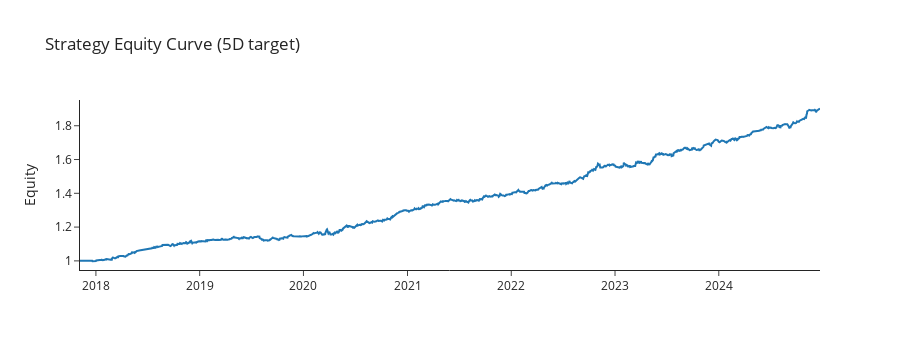

Write notebook code for a chart like this one.
### Markdown cell above
***
***
### 8 - Evaluation on Test Predictions (Backtest & Reporting)

We now **evaluate the test-set predictions** by running the execution-side backtest and reporting core portfolio stats.

**Inputs**
- `PRED_USE` – final test predictions (after train→test WF pipeline, lag/horizon ensembles, and post-prediction overlays).
- `px` – prices (`close`) for realized returns.
- Risk controls: ADV eligibility, per-name caps, leverage, turnover costs.

**Backtest logic**
- Rebalance per `REBALANCE_FREQ`, trade **next day** (as-of discipline), hold for `HOLDING_PERIOD` via rolling-mean overlap, apply **transaction costs**.
- Output: daily portfolio return `ret`, `turnover`, and cumulative `equity`.

**Reports**
- `perf_stats`: CAGR, annualized Vol, Sharpe, Max Drawdown, and sample size.
- Diagnostics: average gross exposure (∑|w|), average number of names held, average daily turnover.
- Plot: strategy equity curve (label reflects whether horizon-ensemble is used).
- If ADV eligibility or per-name caps are toggled, summarize their effective constraints.

### Code cell
px = df[['ticker','close']].copy()

bt_main, w_held_main = backtest(
    PRED_USE, px,
    long_short=LONG_SHORT,
    top_q=TOP_QUANTILE,
    freq=REBALANCE_FREQ,
    holding_period=HOLDING_PERIOD,
    tcost_bps=TCOST_BPS,
    eligibility=(ELIG_ADV if USE_ADV_ELIGIBILITY else None),
    per_name_cap=(PER_NAME_CAP if USE_PER_NAME_CAP else None),
    gross_leverage=GROSS_LEVERAGE,
    debug=False
)


bt_5d     = bt_main
w_held_5d = w_held_main

curve_title = 'Strategy Equity Curve (horizon-ensemble)' if USE_HORIZON_ENSEMBLE else 'Strategy Equity Curve (5D target)'
print_label = 'Perf (h-ens)' if USE_HORIZON_ENSEMBLE else 'Perf (5D target)'

print(f"{print_label}:", perf_stats(bt_main['ret']))
print("Avg |w| per day:", float(w_held_main.abs().sum(axis=1).mean()))
print("Avg names held:", float((w_held_main.abs() > 1e-12).sum(axis=1).mean()))
print("Avg daily turnover:", float(bt_main['turnover'].mean()))
plot_equity_curve(bt_main['equity'], title=curve_title)

if USE_ADV_ELIGIBILITY and ELIG_ADV is not None:
    elig_frac = ELIG_ADV.mean(axis=1)
    print(f"[elig] mean eligible names/day: {float(ELIG_ADV.sum(axis=1).mean()):.1f}")
    print(f"[elig] mean eligible fraction: {elig_frac.mean():.2%}  | min: {elig_frac.min():.2%}")

if USE_PER_NAME_CAP and PER_NAME_CAP:
    print(f"[cap] per-name cap active at {PER_NAME_CAP:.2%} (long_short={LONG_SHORT})")

### Figure 1 — Plotly figure (JSON) as saved in the notebook; plotly's stock layout.template omitted (floating-point values rounded to 4 significant figures; data arrays with more than 128 entries replaced by an {"elided": "..."} marker saying what was removed)
{"data": [{"mode": "lines", "type": "scatter", "x": {"elided": "1793 str values"}, "y": {"elided": "1793 float values"}}], "layout": {"height": 350, "showlegend": false, "title": {"text": "Strategy Equity Curve (5D target)"}, "width": 900, "xaxis": {"showgrid": false}, "yaxis": {"title": {"text": "Equity"}}}}
